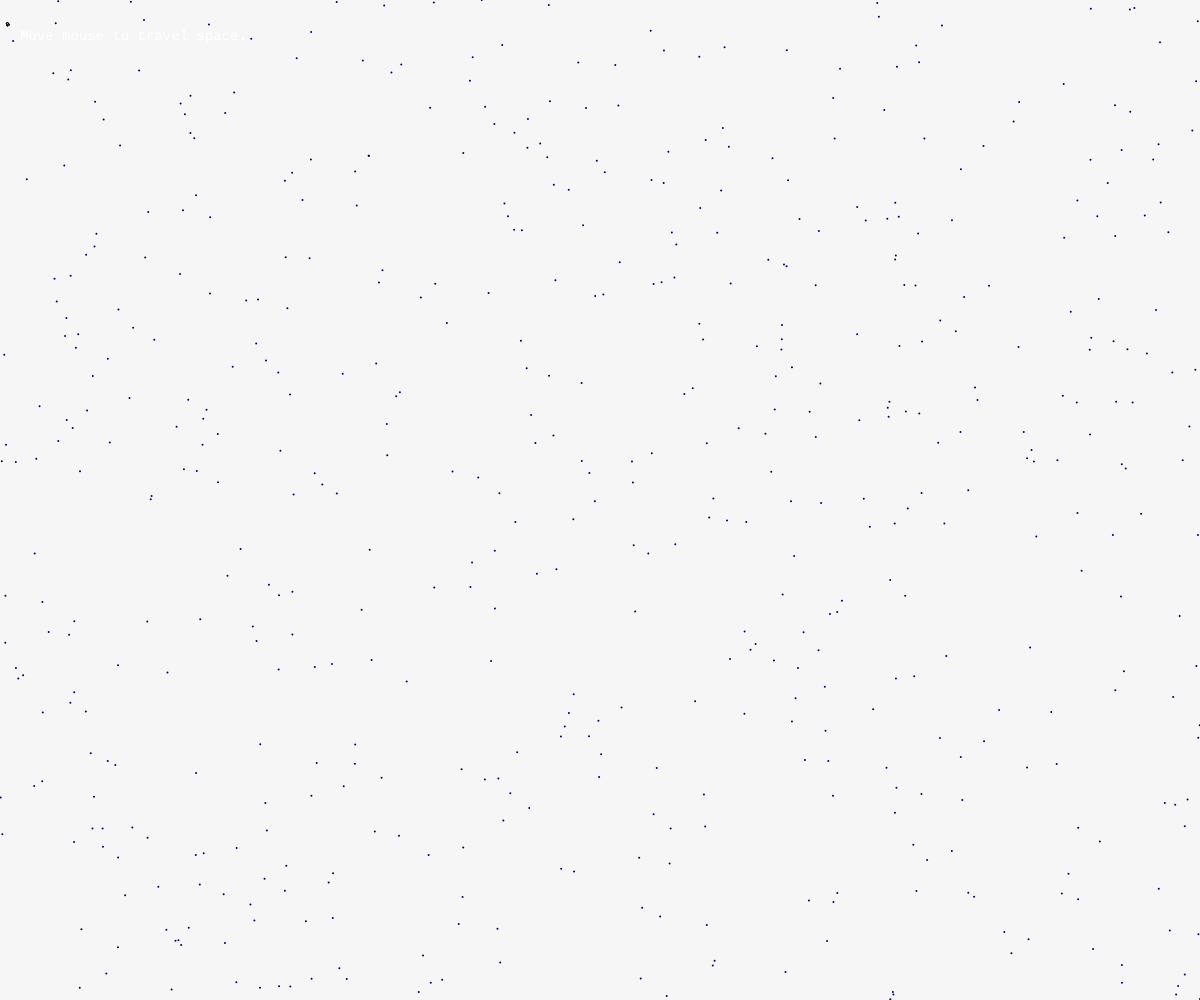
Frame 1 (no input)
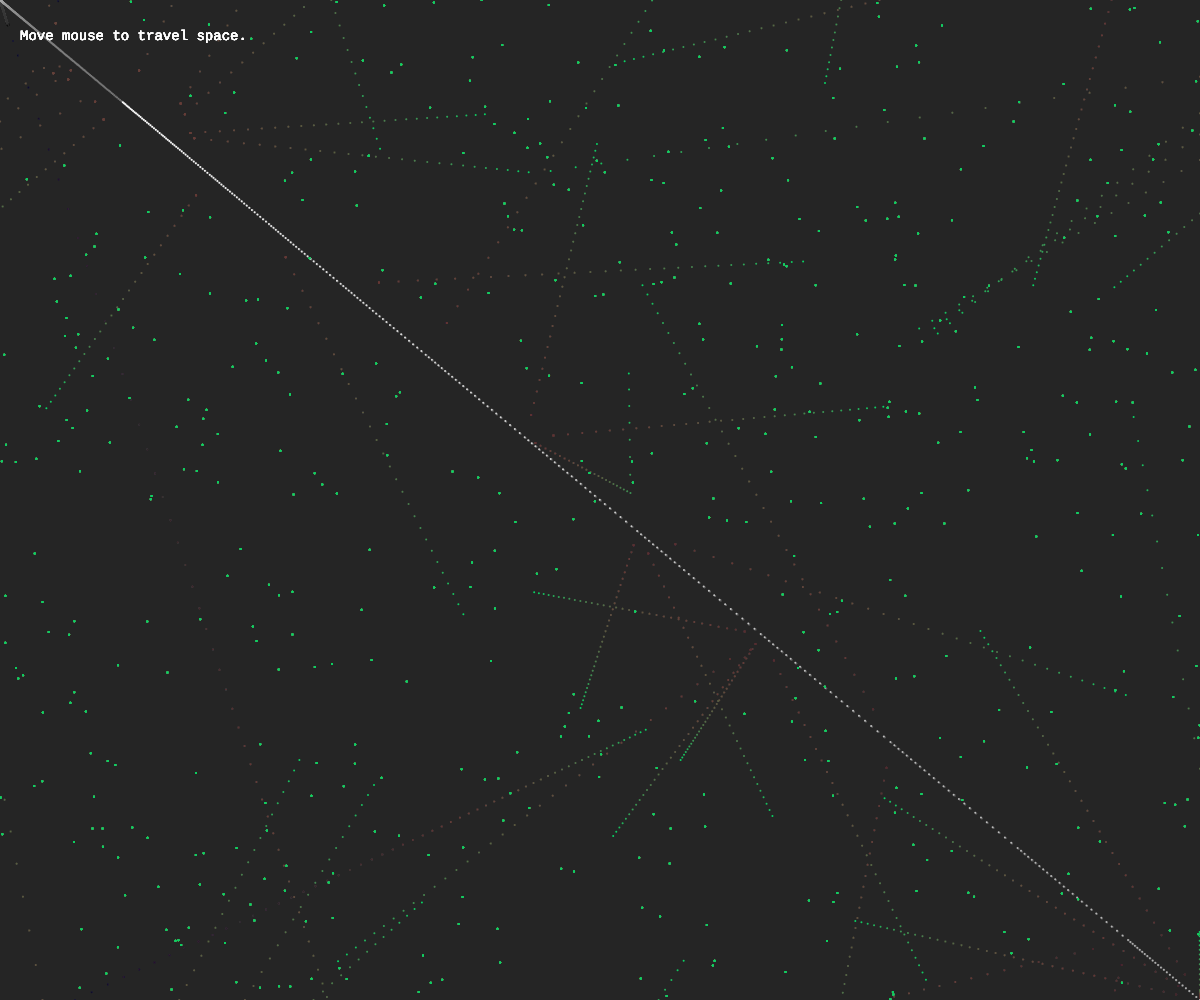
Frame 60 (no input)
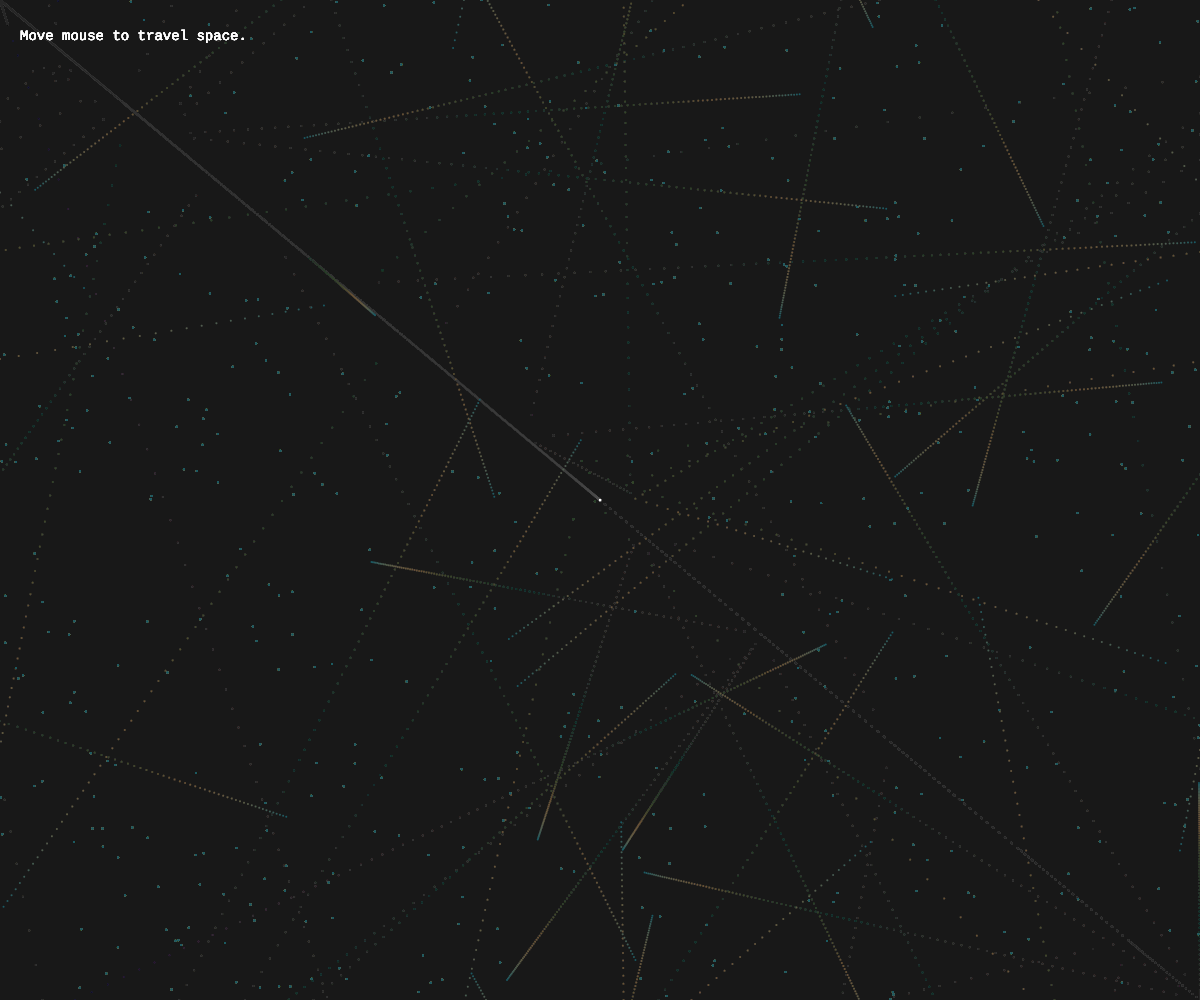
Frame 120 (the mouse pressed at the canvas centre since frame 60)

The p5.js sketch that drew these frames (run headless with seeded random() and noise() and a simulated clock; from frame 60 on, the mouse is pressed at the canvas centre):

// p5.js sketch
// ── sketch.js
var lover;
var haters;

var bgColor ={
  x:1,
  xSpeed:40.5,
  y:2,
  ySpeed:14,
  size:20,
};


function setup() {
  createCanvas(windowWidth, windowHeight);

  haters = [];
  for (var i = 0; i < 550; i++){
    var hater = new Mover(createVector(random(width), random(height)));
    haters.push(hater);
  }

  lover = new Mover(createVector(random(5,10), random(20,30)));
  //hater = new Mover(createVector(400, height/2));
}

function draw() {
  //color
  r = map(bgColor.x, 0, windowWidth, 0, 255);
  g = map(bgColor.y, 0, windowHeight, 0, 255);
  background(30, 30, 30, 10);

  //This makes circle bounce
  bgColor.x = bgColor.x + bgColor.xSpeed
  bgColor.y = bgColor.y + bgColor.ySpeed

  if (bgColor.x < 0 || bgColor.x > width) {
    bgColor.xSpeed = bgColor.xSpeed * -1;
  }

  if (bgColor.y < 0 || bgColor.y > height) {
    bgColor.ySpeed = bgColor.ySpeed * -1;
  }


  addLoverForce();
  addHaterForce();

  fill(255);
  textSize(14);
  textFont('courier');
  text("Move mouse to travel space.", 20, 40);


  //Mouse: Lover
  fill(255);
  for (var i = 0; i < 25; i++){
    lover.update();
    lover.displayLover();
    lover.checkBound();
  }


  //Haters
  noStroke();
  fill(r, g, 100);
  for (var i = 0; i < haters.length; i++){
    haters[i].update();
    haters[i].displayHater();
    haters[i].checkBound();
  }
}

function addLoverForce() {
  var haterLoc = createVector(mouseX, mouseY);
  var loverLoc = lover.loc.copy();
  var diffLoc = haterLoc.sub(loverLoc);
  diffLoc.mult(0.003);
  lover.applyForce(diffLoc);
}

function addHaterForce() {
  for (var i=0; i<haters.length; i++) {
    var loverLoc = lover.loc.copy();
    var haterLoc = haters[i].loc.copy();
    var diff = haterLoc.sub(loverLoc);
    if (diff.mag() < 40) {
      diff.mult(0.52)
      haters[i].applyForce(diff);
    }
  }
}

// ── mover.js
class Mover {
  constructor(location) {
     this.loc = location
     this.vel = createVector(0, 0);
     this.acc = createVector(0, 0);
  }

  applyForce(force){
    this.acc.add(force);
  }

  update() {
    this.vel.add(this.acc);
    this.loc.add(this.vel);
    this.vel.mult(.98)
    this.acc.mult(0);

    if (this.loc.y > height){
      this.loc.y = 0;
    } else if (this.loc.y < 0) {
      this.loc.y = height;
    }

    if (this.loc.x > width){
      this.loc.x = 0;
    } else if ( this.loc.x < 0) {
      this.loc.x = width;
    }

  }

  checkBound() {
    if (this.loc.x > width) {
      this.loc.x = 0;
    } else if (this.loc.x < 0) {
      this.loc.x = width;
    }
    if (this.loc.y > height) {
      this.loc.y = 0;
    } else if(this.loc.y < 0) {
      this.loc.y = height;
    }
  }

  displayLover() {
    ellipse(this.loc.x, this.loc.y, 2, 2);
  }

  displayHater(){
    ellipse(this.loc.x, this.loc.y, 2, 2);
  }
}
